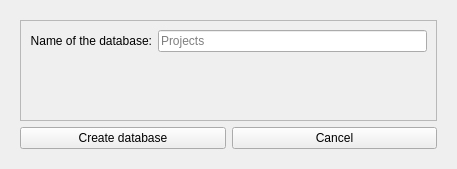
<?xml version="1.0" encoding="UTF-8"?>
<ui version="4.0">
 <class>Form</class>
 <widget class="QWidget" name="Form">
  <property name="geometry">
   <rect>
    <x>0</x>
    <y>0</y>
    <width>457</width>
    <height>169</height>
   </rect>
  </property>
  <property name="windowTitle">
   <string>Form</string>
  </property>
  <layout class="QHBoxLayout" name="horizontalLayout">
   <property name="spacing">
    <number>0</number>
   </property>
   <item>
    <widget class="QWidget" name="widget" native="true">
     <layout class="QVBoxLayout" name="verticalLayout">
      <item>
       <widget class="QFrame" name="frame">
        <property name="frameShape">
         <enum>QFrame::StyledPanel</enum>
        </property>
        <property name="frameShadow">
         <enum>QFrame::Raised</enum>
        </property>
        <layout class="QGridLayout" name="gridLayout">
         <item row="0" column="1">
          <widget class="QLineEdit" name="leNameDatabase">
           <property name="placeholderText">
            <string>Projects</string>
           </property>
          </widget>
         </item>
         <item row="1" column="1">
          <widget class="QLabel" name="lMessageForm">
           <property name="text">
            <string/>
           </property>
          </widget>
         </item>
         <item row="0" column="0">
          <widget class="QLabel" name="label">
           <property name="text">
            <string>Name of the database:</string>
           </property>
           <property name="alignment">
            <set>Qt::AlignRight|Qt::AlignTrailing|Qt::AlignVCenter</set>
           </property>
          </widget>
         </item>
        </layout>
       </widget>
      </item>
      <item>
       <layout class="QHBoxLayout" name="horizontalLayout_3">
        <item>
         <widget class="QPushButton" name="pbCreateDatabse">
          <property name="text">
           <string>Create database</string>
          </property>
         </widget>
        </item>
        <item>
         <widget class="QPushButton" name="pbCancel">
          <property name="text">
           <string>Cancel</string>
          </property>
         </widget>
        </item>
       </layout>
      </item>
     </layout>
    </widget>
   </item>
  </layout>
 </widget>
 <resources/>
 <connections/>
</ui>
